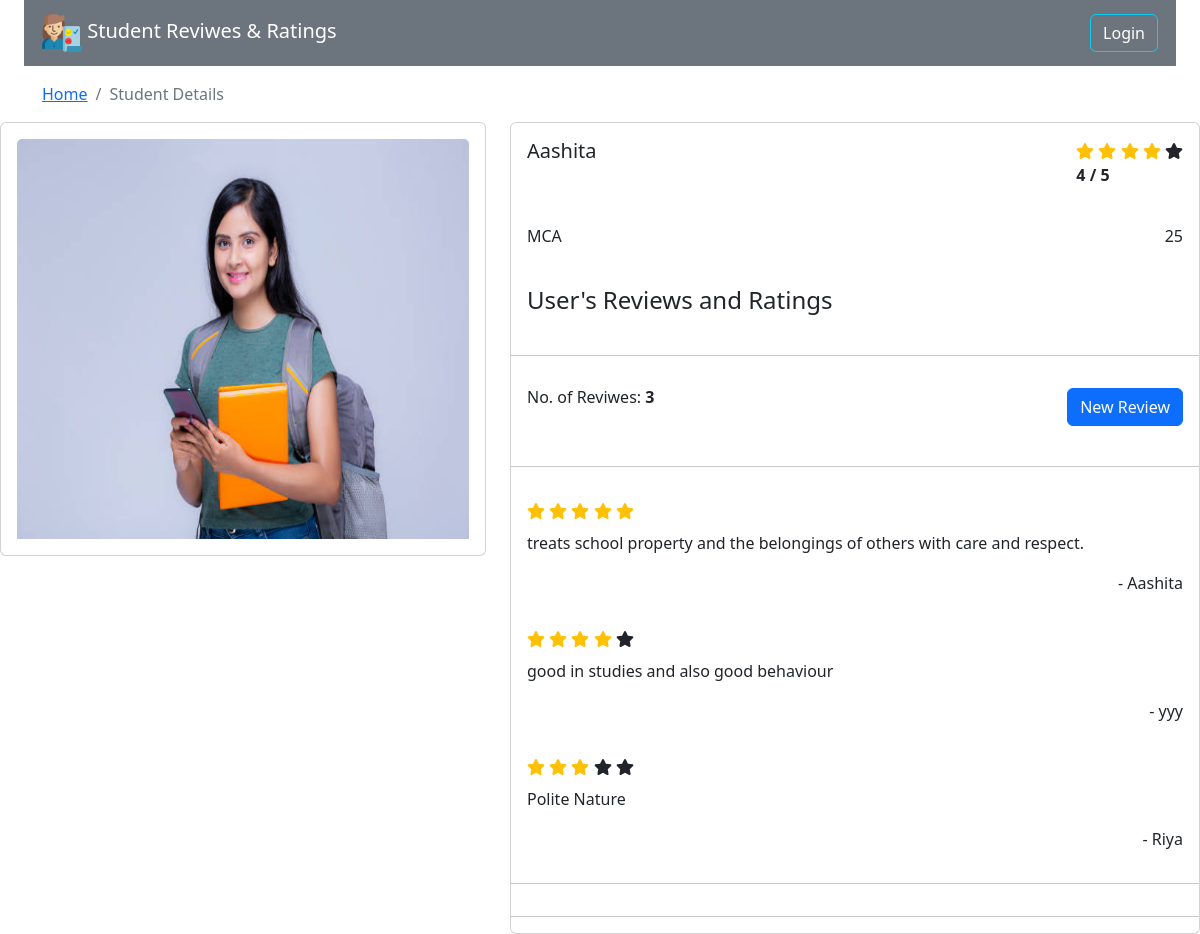
The page /StudentDetails.php?id=2 on the database its author committed.
### tables this page shows
CREATE TABLE `student_details` (
  `stu_id` int(11) NOT NULL,
  `stu_name` varchar(200) NOT NULL,
  `stu_img` varchar(100) NOT NULL,
  `stu_age` varchar(200) NOT NULL,
  `stu_edu` varchar(100) NOT NULL
);

CREATE TABLE `review` (
  `review_id` int(11) NOT NULL,
  `user_rating` tinyint(4) NOT NULL,
  `user_review` varchar(200) NOT NULL,
  `datetime` datetime NOT NULL,
  `sid` int(11) DEFAULT NULL,
  `logger_id` int(11) DEFAULT NULL
);

CREATE TABLE `user` (
  `user_id` int(11) NOT NULL,
  `user_name` varchar(200) NOT NULL,
  `user_email` varchar(200) NOT NULL,
  `user_password` varchar(200) NOT NULL
);

### StudentDetails.php (the view, shortened to what this page needs)
<!DOCTYPE html>
<html lang="en">
<head>
</head>
<body>
    <div class="container-fluid">
      <?php include 'header.php'?>
        <nav aria-label="breadcrumb">
            <div class="container my-3">
                <ol class="breadcrumb">
                    <li class="breadcrumb-item"><a href="index.php">Home</a></li>
                    <li class="breadcrumb-item active" aria-current="page">Student Details</li>
                  </ol>
            </div>
        </nav>
  </div>
        <?php
           require 'connection.php';
           $student_id = $_GET['id'];
           $sql = "SELECT * FROM student_details WHERE stu_id = $student_id";
           $result=$conn->query($sql);
        ?>
        <div class="d-flex justify-content-center">
          <div class="row">
            <?php      $data = mysqli_fetch_assoc($result);
              ?>
            <div class="col-sm-5">
              <div class="card">
                <div class="card-body">
                  <img src="./Images/<?php echo $data['stu_img'] ?>" class="card-img-top" alt="..." width="150" height="400">
                </div>
              </div>
            </div>
            <?php
                  $sql_review = "SELECT * from review as r join student_details as s on r.sid=s.stu_id JOIN user as u on u.user_id=r.logger_id WHERE stu_id=$student_id ";
                  $result_review=$conn->query($sql_review);
                  $value = mysqli_fetch_all($result_review,MYSQLI_ASSOC);
                ?>
                <?php
                    $sql_avg = "SELECT AVG(user_rating) AS AVG FROM review WHERE sid = $student_id";
                    $result_avg = $conn->query($sql_avg);
                    $average = mysqli_fetch_assoc($result_avg);
                ?>
                <?php
                    $sql_count = "SELECT COUNT(user_rating) AS TOTALCOUNT FROM review WHERE sid=$student_id";
                    $result_count = $conn->query($sql_count);
                    $count = mysqli_fetch_assoc($result_count);
                ?>
            <div class="col-sm-7">
              <div class="card">
                <div class="card-body d-flex justify-content-between">
                  <h5 class="card-title"><?php echo $data['stu_name'] ?></h5>
                  <p class="card-title">
                    <?php
                      $avg = abs($average['AVG']);
                      if($avg > 0){
                        for($i=1;$i<=5;$i++){
                          if($i <= $avg){
                    ?>
                    <i class="fas fa-star star-light avg_star text-warning"></i>
                    <?php } else { ?>
                      <i class="fas fa-star star-light avg_star"></i>
                  <?php } ?>
                  <?php } } ?>
                    <br>
                    <b><span id='averageRating'><?php echo abs($average['AVG']) ?> / 5</span></b>
                  </p>
                </div>
                <div class="card-body d-flex justify-content-between">
                  <h6 class="card-title"><?php echo $data['stu_edu'] ?></h6>
                  <h6 class="card-title"><?php echo $data['stu_age'] ?></h6>
                </div>
                <div class="card-body d-flex justify-content-between">
                  <h4 class="card-title">User's Reviews and Ratings</h4>
                </div>
                <hr>
                <div class="card-body d-flex justify-content-between">
                  <h6 class="card-title">
                    No. of Reviwes:
                    <span id="total_reviews"><b><?php echo $count['TOTALCOUNT']; ?></b></span>
                  </h6>
                  <a href="review.php?stu_rev_id=<?php echo $data['stu_id'] ?>">
                    <button class="card-title btn btn-primary" id="newReview">
                          New Review
                    </button>
                  </a>
                </div>
                <hr>
                <?php foreach($value as $data_review) {  ?>
                <div class="card-body">
                <p class="card-title">
               <?php
                   $index=$data_review['user_rating'];
                 if($index > 0) {
                  for($i=1; $i<=5;$i++){
                    if($i <=$index ){ ?>
                      <i class="fas fa-star star-light avg_star text-warning"></i>
                  <?php  } else {  ?>
                    <i class="fas fa-star star-light avg_star"></i>  <?php
                  }
                    ?>
                 <?php }
                 } ?>
 </p>
                  <p class="card-text"><?php echo $data_review['user_review'] ?></p>
                  <p class="card-text text-end">
                  -  <?php echo $data_review['user_name']; ?>
                  </p>
                </div>
                <?php } ?>
                <hr>
                <hr>
              </div>
            </div>
          </div>
        </div>
</body>
</html>

### header.php (shortened to what this page needs)
<!DOCTYPE html>
<html lang="en">
<head>
    <link href="https://cdn.jsdelivr.net/npm/bootstrap@5.2.2/dist/css/bootstrap.min.css" rel="stylesheet">
</head>
<body>
    <div class="container-fluid">
        <nav class="navbar navbar-expand-lg bg-secondary">
            <div class="container">
                <a class="navbar-brand mb-0 h1 text-white" href="index.php">
                    <img src="./Images/customer.png" alt="Bootstrap" width="40" height="40">
                    Student Reviwes & Ratings
                </a>
              <div class="navbar-button text-end" id="navbarSupportedContent">
                <form class="d-flex text-white">
                    <?php
                        if(isset($_SESSION['user_name'])){
                            echo 'Hello  ', $_SESSION['user_name'];
                           echo '<a class="btn btn-outline-info text-white mx-3" href="logout.php" type="button">
                                    Logout
                                </a>';
                    ?>
                    <?php } else {
                        echo '<button class="btn btn-outline-info text-white" type="button" data-bs-toggle="modal" data-bs-target="#LoginModal">
                                Login
                            </button>';
                    }
                    ?>
                </form>
              </div>
            </div>
        </nav>
    </div>
</body>
</html>

### rows shown on the page
student_details: stu_img (picture), stu_name "Aashita", stu_edu "MCA", stu_age "25"
review: user_rating 5 (drawn), user_review "treats school property and the belongings of others with care and respect.", logger.user_name "Aashita"
review: user_rating 4 (drawn), user_review "good in studies and also good behaviour", logger.user_name "yyy"
review: user_rating 3 (drawn), user_review "Polite Nature", logger.user_name "Riya"

### other values the page prints
abs($average['AVG']) "4"
$count['TOTALCOUNT'] "3"
